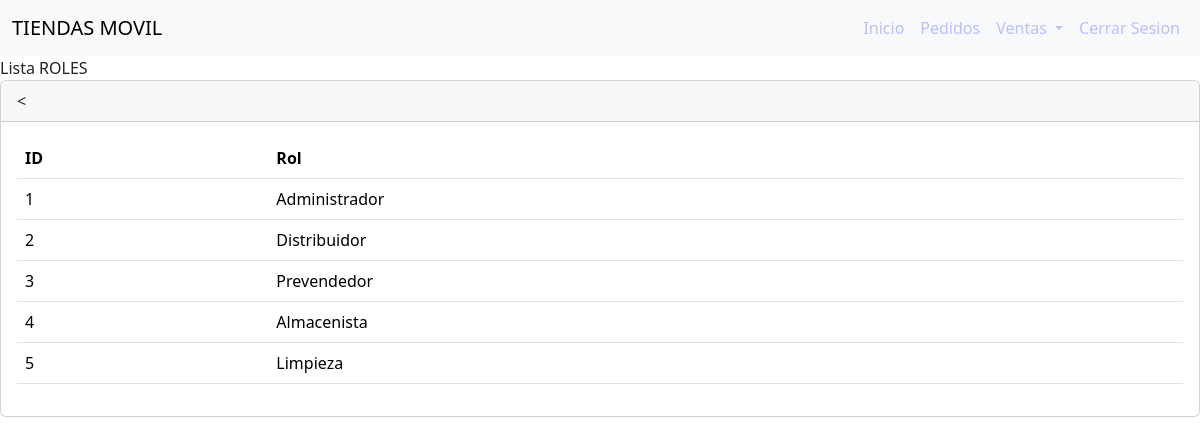
/secciones/puestos/index.php (signed in), run on the app's committed database.
### tables this page shows
CREATE TABLE `rol` (
  `idrol` int NOT NULL AUTO_INCREMENT,
  `rol` varchar(50) NOT NULL,
  PRIMARY KEY (`idrol`)
);

### secciones/puestos/index.php (the view, shortened to what this page needs)
<?php
include("../../bd.php");
$sentencia = $conexion->prepare("SELECT * FROM `rol`");
$sentencia->execute();
$lista_roles = $sentencia->fetchAll(PDO::FETCH_ASSOC);
?>
<?php include("../../templates/header.php");?>
<div class="card">
    <div class="card-header">
<
    </div>
    <div class="card-body">
        <div
            class="table-responsive-sm">
            <table class="table ">
                <thead>
                    <tr>
                        <th scope="col">ID</th>
                        <th scope="col">Rol</th>
                    </tr>
                </thead>
                <tbody>
                    <?php foreach($lista_roles as $registro) { ?>
                        <tr class="">
                            <td scope="row"><?php echo $registro['idrol'];?></td>
                            <td scope="row"><?php echo $registro['rol'];?></td>
                        </tr>
                        <?php }?>
                </tbody>
            </table>
        </div>
    </div>
</div>
<?php include("../../templates/footer.php");?>

### data on the page
rol: idrol "1", rol "Administrador"
rol: idrol "2", rol "Distribuidor"
rol: idrol "3", rol "Prevendedor"
rol: idrol "4", rol "Almacenista"
rol: idrol "5", rol "Limpieza"
